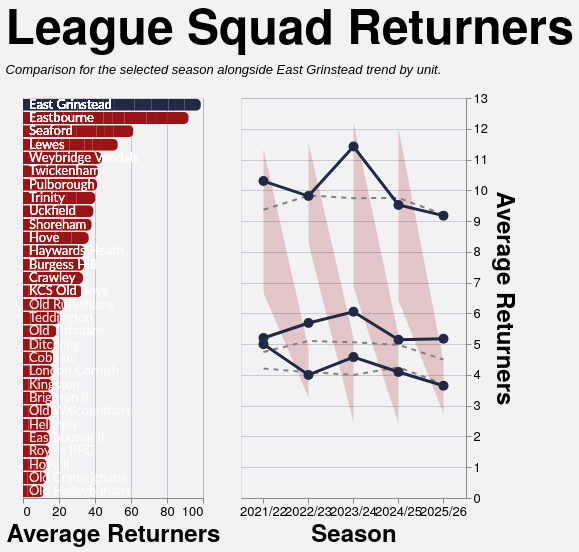

Specify this chart in Vega-Lite:
### Vega-Lite specification from a JSON file in a GitHub repository (floating-point values rounded to 4 significant figures; data arrays with more than 128 entries replaced by an {"elided": "..."} marker saying what was removed)
{"config": {"axis": {"labelFont": "PT Sans Narrow, Helvetica Neue, Helvetica, Arial, sans-serif", "titleFont": "PT Sans Narrow, Helvetica Neue, Helvetica, Arial, sans-serif", "labelFontSize": 13, "titleFontSize": 24, "gridColor": "#202947", "gridOpacity": 0.2, "zindex": 1}, "text": {"font": "Lato, sans-serif"}, "bar": {"cornerRadiusEnd": 5}, "header": {"labelFont": "PT Sans Narrow, Helvetica Neue, Helvetica, Arial, sans-serif", "titleFont": "PT Sans Narrow, Helvetica Neue, Helvetica, Arial, sans-serif", "labelFontSize": 24, "titleFontSize": 28, "labelFontWeight": "bold", "orient": "left"}, "legend": {"labelFont": "PT Sans Narrow, Helvetica Neue, Helvetica, Arial, sans-serif", "titleFont": "PT Sans Narrow, Helvetica Neue, Helvetica, Arial, sans-serif", "labelFontSize": 14, "titleFontSize": 16, "titlePadding": 5, "fillColor": "white", "strokeColor": "black", "padding": 10, "titleFontWeight": "lighter", "titleFontStyle": "italic", "titleColor": "gray", "offset": 10}, "title": {"font": "PT Sans Narrow, Helvetica Neue, Helvetica, Arial, sans-serif", "fontSize": 48, "fontWeight": "bold", "anchor": "start", "align": "center", "titlePadding": 20, "subtitlePadding": 10, "subtitleFontSize": 13, "subtitleColor": "", "subtitleFontStyle": "italic", "offset": 15, "color": "black"}, "axisX": {"labelAngle": 0}, "facet": {"title": null, "header": null, "align": {"row": "each", "column": "each"}}, "resolve": {"scale": {"y": "independent", "facet": "independent"}}, "background": "#f2f1f4", "scale": {"offsetBandPaddingOuter": 0.2, "offsetBandPaddingInner": 0.1}}, "hconcat": [{"layer": [{"mark": {"type": "bar", "strokeWidth": 2}, "encoding": {"color": {"condition": {"test": "datum.IsEGR", "value": "#202946"}, "value": "#991515"}, "tooltip": [{"field": "Team", "type": "nominal"}, {"field": "Season", "type": "nominal"}, {"field": "Unit", "type": "nominal"}, {"field": "Average Retention", "format": ".2f", "title": "Average Returners", "type": "quantitative"}], "x": {"field": "Average Retention", "title": "Average Returners", "type": "quantitative"}, "y": {"axis": {"domain": false, "labels": false, "ticks": false}, "field": "Team", "sort": {"field": "Average Retention", "order": "descending"}, "title": null, "type": "nominal"}}}, {"mark": {"type": "text", "align": "left", "baseline": "middle", "color": "white", "dx": 6, "fontSize": 13}, "encoding": {"opacity": {"condition": {"test": "datum.IsEGR", "value": 1}, "value": 0.5}, "text": {"field": "Team", "type": "nominal"}, "x": {"datum": 0}, "y": {"axis": {"domain": false, "labels": false, "ticks": false}, "field": "Team", "sort": {"field": "Average Retention", "order": "descending"}, "title": null, "type": "nominal"}}}], "data": {"name": "data-ae0d04cc60cf23fc256cfcd77f521f44"}, "height": 400, "width": 180}, {"layer": [{"mark": {"type": "area", "color": "#991515", "opacity": 0.2}, "encoding": {"tooltip": [{"field": "Season", "title": "Season", "type": "nominal"}, {"field": "Unit", "title": "Unit", "type": "nominal"}, {"field": "League Min", "format": ".2f", "title": "League Min", "type": "quantitative"}, {"field": "League Max", "format": ".2f", "title": "League Max", "type": "quantitative"}, {"field": "League Average", "format": ".2f", "title": "League Average", "type": "quantitative"}], "x": {"field": "Season", "title": "Season", "type": "nominal"}, "y": {"field": "League Min", "title": "Average Returners", "type": "quantitative"}, "y2": {"field": "League Max"}}}, {"mark": {"type": "line", "color": "gray", "strokeDash": [5, 5], "strokeWidth": 2}, "encoding": {"detail": {"field": "Unit", "type": "nominal"}, "x": {"field": "Season", "type": "nominal"}, "y": {"axis": {"orient": "right"}, "field": "League Average", "type": "quantitative"}}}, {"mark": {"type": "line", "point": {"size": 100}, "strokeWidth": 3}, "encoding": {"color": {"condition": {"test": "datum.IsEGR", "value": "#202946"}, "value": "#991515"}, "detail": {"field": "Unit", "type": "nominal"}, "opacity": {"condition": {"test": "datum.IsEGR", "value": 1}, "value": 0.5}, "tooltip": [{"field": "Season", "title": "Season", "type": "nominal"}, {"field": "Unit", "title": "Unit", "type": "nominal"}, {"field": "Average Returners", "format": ".2f", "title": "East Grinstead", "type": "quantitative"}], "x": {"field": "Season", "type": "nominal"}, "y": {"field": "Average Retention", "type": "quantitative"}}}, {"mark": {"type": "rule", "color": "rgba(125, 150, 232, 0.18)", "strokeWidth": 32}, "encoding": {"x": {"field": "Season", "type": "nominal"}}, "transform": [{"filter": "datum.isSelected && datum.Unit === 'Total'"}]}, {"mark": {"type": "point", "color": "#202946", "filled": true, "size": 200, "stroke": "#7d96e8", "strokeWidth": 3}, "encoding": {"detail": {"field": "Unit", "type": "nominal"}, "x": {"field": "Season", "type": "nominal"}, "y": {"field": "Average Retention", "type": "quantitative"}}, "transform": [{"filter": "datum.isSelected && datum.IsEGR"}]}], "data": {"name": "data-5d0f4b530fa7af06c1031716c2cb602b"}, "height": 400, "width": {"step": 45}}], "resolve": {"scale": {"y": "independent"}}, "spacing": 18, "title": {"text": "League Squad Returners", "subtitle": "Comparison for the selected season alongside East Grinstead trend by unit."}, "$schema": "https://vega.github.io/schema/vega-lite/v5.20.1.json", "datasets": {"data-ae0d04cc60cf23fc256cfcd77f521f44": {"elided": "156 records"}, "data-5d0f4b530fa7af06c1031716c2cb602b": [{"Season": "2021/22", "Unit": "Backs", "League Min": 2.833, "League Max": 5.333, "League Average": 4.206, "Team": "East Grinstead", "Average Retention": 5.0, "IsEGR": true}, {"Season": "2021/22", "Unit": "Forwards", "League Min": 3.667, "League Max": 5.75, "League Average": 4.746, "Team": "East Grinstead", "Average Retention": 5.2, "IsEGR": true}, {"Season": "2021/22", "Unit": "Total", "League Min": 6.667, "League Max": 11.33, "League Average": 9.367, "Team": "East Grinstead", "Average Retention": 10.3, "IsEGR": true}, {"Season": "2022/23", "Unit": "Backs", "League Min": 3.267, "League Max": 4.875, "League Average": 4.092, "Team": "East Grinstead", "Average Retention": 4.0, "IsEGR": true}, {"Season": "2022/23", "Unit": "Forwards", "League Min": 4.059, "League Max": 6.0, "League Average": 5.104, "Team": "East Grinstead", "Average Retention": 5.688, "IsEGR": true}, {"Season": "2022/23", "Unit": "Total", "League Min": 8.294, "League Max": 11.53, "League Average": 9.83, "Team": "East Grinstead", "Average Retention": 9.812, "IsEGR": true}, {"Season": "2023/24", "Unit": "Backs", "League Min": 2.462, "League Max": 5.211, "League Average": 3.999, "Team": "East Grinstead", "Average Retention": 4.579, "IsEGR": true}, {"Season": "2023/24", "Unit": "Forwards", "League Min": 3.538, "League Max": 6.526, "League Average": 5.06, "Team": "East Grinstead", "Average Retention": 6.053, "IsEGR": true}, {"Season": "2023/24", "Unit": "Total", "League Min": 6.846, "League Max": 12.21, "League Average": 9.744, "Team": "East Grinstead", "Average Retention": 11.42, "IsEGR": true}, {"Season": "2024/25", "Unit": "Backs", "League Min": 2.429, "League Max": 5.286, "League Average": 4.248, "Team": "East Grinstead", "Average Retention": 4.095, "IsEGR": true}, {"Season": "2024/25", "Unit": "Forwards", "League Min": 2.762, "League Max": 6.143, "League Average": 4.978, "Team": "East Grinstead", "Average Retention": 5.143, "IsEGR": true}, {"Season": "2024/25", "Unit": "Total", "League Min": 6.429, "League Max": 12.0, "League Average": 9.753, "Team": "East Grinstead", "Average Retention": 9.524, "IsEGR": true}, {"Season": "2025/26", "Unit": "Backs", "League Min": 2.75, "League Max": 4.438, "League Average": 3.702, "Team": "East Grinstead", "Average Retention": 3.647, "IsEGR": true}, {"Season": "2025/26", "Unit": "Forwards", "League Min": 3.235, "League Max": 5.375, "League Average": 4.496, "Team": "East Grinstead", "Average Retention": 5.176, "IsEGR": true}, {"Season": "2025/26", "Unit": "Total", "League Min": 7.529, "League Max": 10.94, "League Average": 9.211, "Team": "East Grinstead", "Average Retention": 9.176, "IsEGR": true}]}}
